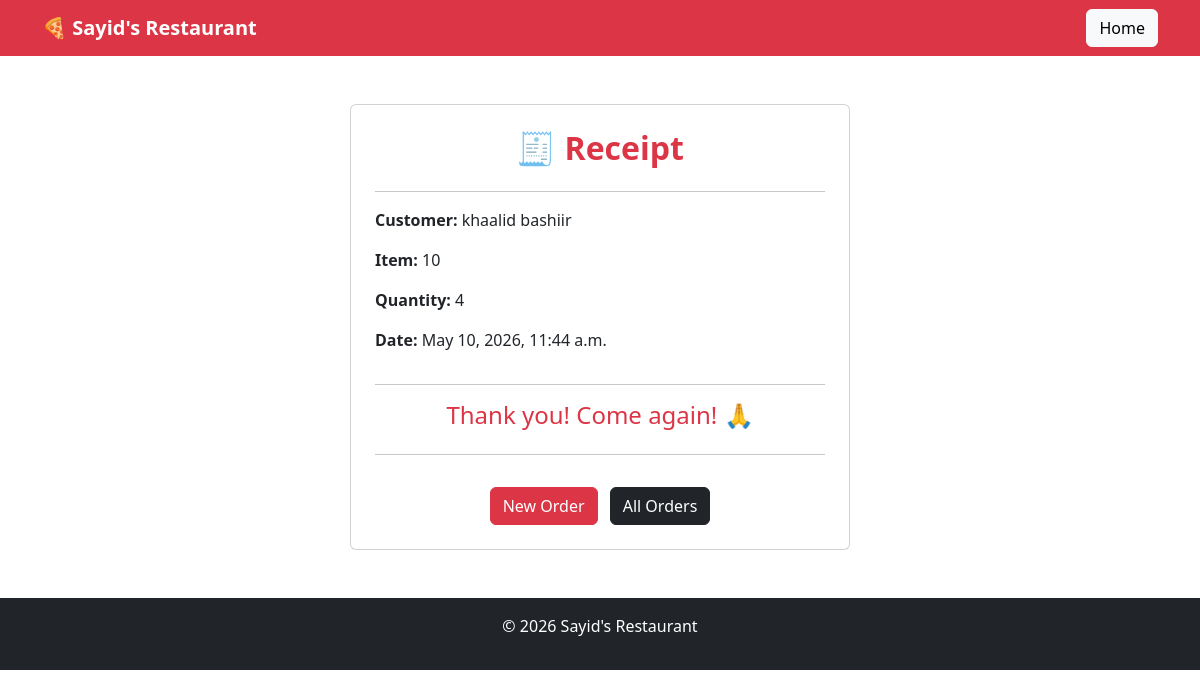
/receipt/1/, run on the app's committed database.
### menu/models.py (models this page shows, shortened)
class Order(models.Model):
    customer_name = models.CharField(max_length=100)
    item = models.CharField(max_length=100)
    quantity = models.IntegerField(default=1)
    date = models.DateTimeField(auto_now_add=True)

### menu/views.py (the view)
# urls.py: path('receipt/<int:pk>/', views.receipt, name='receipt'),
def receipt(request, pk):
    order = Order.objects.get(pk=pk)
    return render(request, 'menu/receipt.html', {'order': order})

### menu/templates/menu/receipt.html (shortened to what this page needs)
<!DOCTYPE html>
<html>
<head>
    <link href="https://cdn.jsdelivr.net/npm/bootstrap@5.3.0/dist/css/bootstrap.min.css" rel="stylesheet">
</head>
<body>
<nav class="navbar navbar-dark bg-danger">
    <div class="container">
        <a class="navbar-brand fw-bold">🍕 Sayid's Restaurant</a>
        <a href="/" class="btn btn-light">Home</a>
    </div>
</nav>
<div class="container mt-5">
    <div class="card p-4" style="max-width: 500px; margin: auto;">
        <h2 class="text-center fw-bold text-danger">🧾 Receipt</h2>
        <hr>
        <p><strong>Customer:</strong> {{ order.customer_name }}</p>
        <p><strong>Item:</strong> {{ order.item }}</p>
        <p><strong>Quantity:</strong> {{ order.quantity }}</p>
        <p><strong>Date:</strong> {{ order.date }}</p>
        <hr>
        <h4 class="text-center text-danger">Thank you! Come again! 🙏</h4>
        <hr>
        <div class="text-center mt-3">
            <a href="/order/" class="btn btn-danger me-2">New Order</a>
            <a href="/orders/" class="btn btn-dark">All Orders</a>
        </div>
    </div>
</div>
<footer class="bg-dark text-white text-center p-3 mt-5">
    <p>© 2026 Sayid's Restaurant</p>
</footer>
</body>
</html>

### data on the page
Order: customer_name "khaalid bashiir", item "10", quantity "4", date "May 10, 2026, 11:44 a.m."
